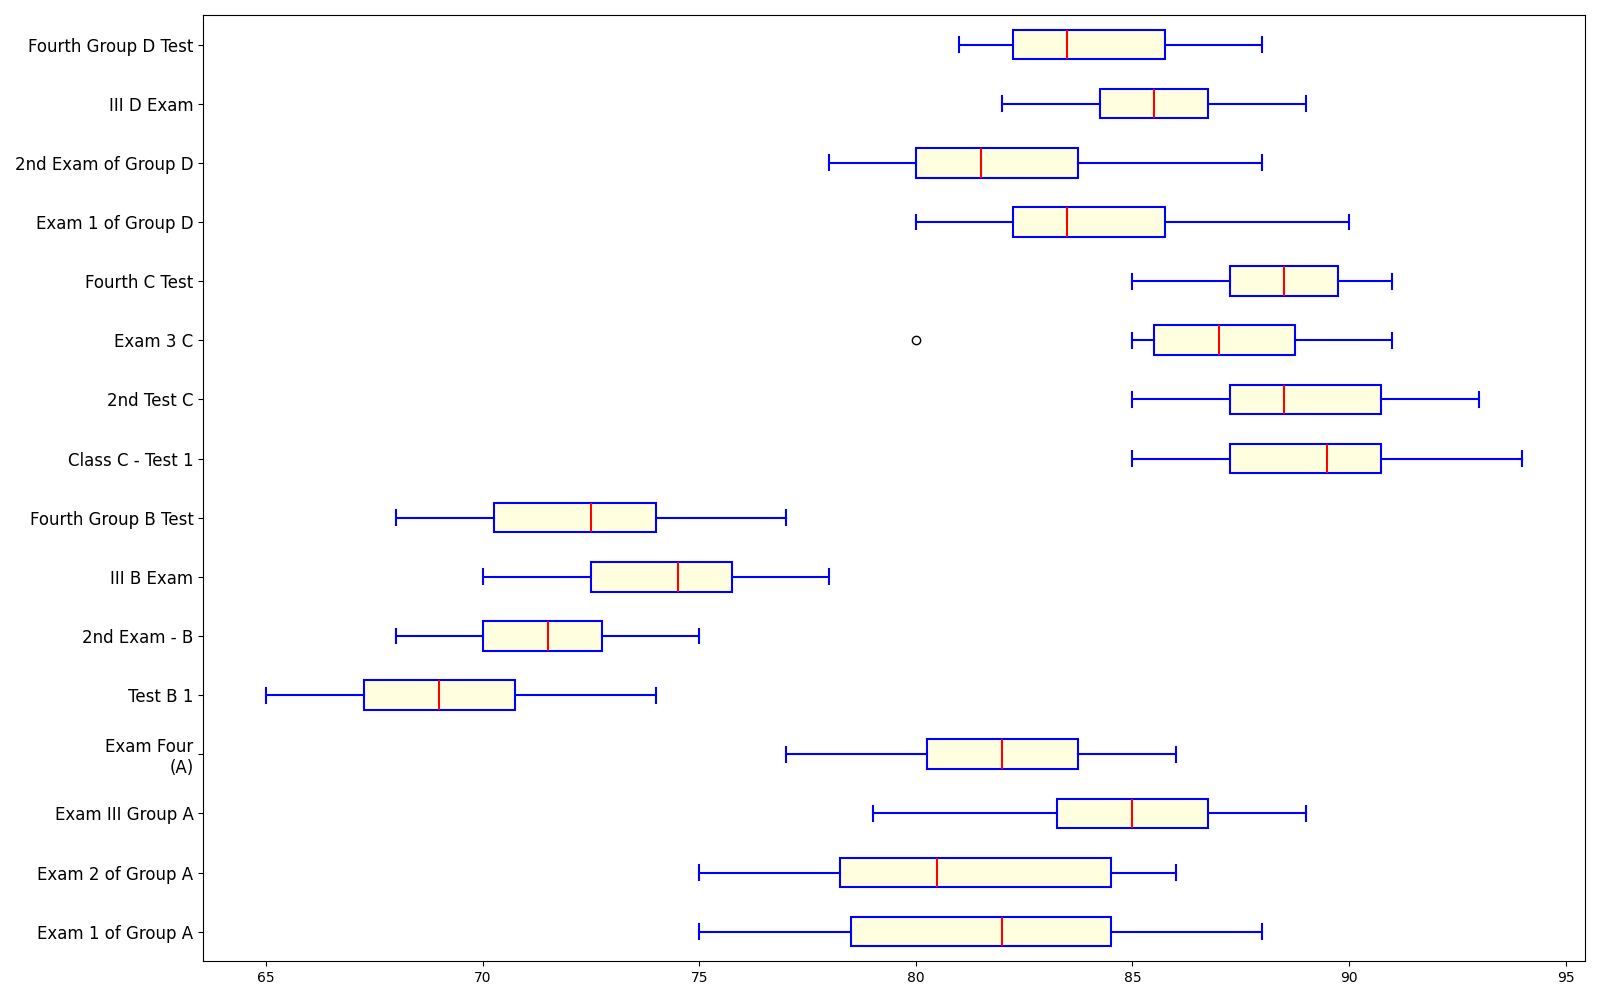

Python code for this plot:
import matplotlib.pyplot as plt

# Data: Scores for four classes over four exams
class_a_scores = [
    [78, 82, 85, 83, 80, 75, 77, 85, 88, 82],
    [83, 85, 75, 79, 77, 81, 80, 85, 86, 78],
    [88, 85, 83, 87, 80, 79, 85, 89, 86, 84],
    [82, 83, 79, 77, 81, 85, 82, 80, 86, 84]
]

class_b_scores = [
    [65, 70, 68, 72, 69, 67, 66, 71, 74, 69],
    [70, 75, 72, 74, 70, 68, 73, 72, 71, 70],
    [72, 74, 70, 78, 75, 72, 74, 77, 75, 76],
    [68, 72, 74, 73, 70, 68, 71, 75, 77, 74]
]

class_c_scores = [
    [90, 92, 85, 88, 89, 85, 91, 87, 94, 90],
    [88, 87, 85, 89, 92, 91, 90, 93, 87, 88],
    [87, 85, 80, 85, 87, 90, 89, 91, 88, 87],
    [89, 91, 88, 85, 87, 86, 90, 88, 91, 89]
]

class_d_scores = [
    [80, 82, 84, 83, 86, 81, 85, 87, 90, 83],
    [78, 80, 82, 79, 81, 84, 83, 85, 88, 80],
    [83, 85, 87, 86, 82, 84, 86, 85, 89, 87],
    [81, 83, 82, 85, 87, 82, 84, 86, 88, 83]
]

# Combine data
data = class_a_scores + class_b_scores + class_c_scores + class_d_scores
classes = ['Exam 1 of Group A', 'Exam 2 of Group A', 'Exam III Group A', 'Exam Four\n(A)',
           'Test B 1', '2nd Exam - B', 'III B Exam', 'Fourth Group B Test',
           'Class C - Test 1', '2nd Test C', 'Exam 3 C', 'Fourth C Test',
           'Exam 1 of Group D', '2nd Exam of Group D', 'III D Exam', 'Fourth Group D Test']

fig, ax = plt.subplots(figsize=(16, 10))

# Plot horizontal box plots for each class exam
bplots = ax.boxplot(data, vert=False, patch_artist=True, notch=False,
                    boxprops=dict(facecolor='lightyellow', color='blue', linewidth=1.5),
                    whiskerprops=dict(color='blue', linewidth=1.5),
                    capprops=dict(color='blue', linewidth=1.5),
                    medianprops=dict(color='red', linewidth=1.5))

# Set y-axis tick labels
ax.set_yticklabels(classes, fontsize=12)

# Optimizes layout to avoid text overlap
plt.tight_layout()

# Display the plot
plt.show()
